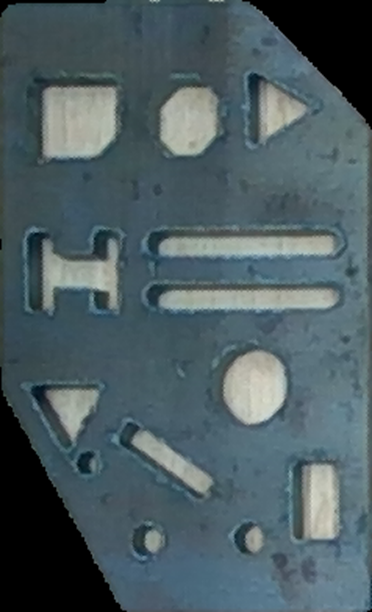
#> input picture image.png, 372 x 612 px, found by its file name
$ python part_detection.py   (older library calls are emulated)
#> lines starting #> are read from the running program, lines starting #| are printed output that depends on the picture; after the words box and inside, x2 and y2 are one past the last pixel; in counts of white or black regions, pixels touching at a corner belong together
import numpy as np
import cv2
from pathlib import Path
from typing import Self

from skimage.filters import difference_of_gaussians
from skimage.filters.rank import enhance_contrast
from skimage.exposure import rescale_intensity
from skimage.morphology import disk, dilation, erosion
from skimage.filters import threshold_otsu

from helper import DATA_PATH

BORDER_ROBUST: int = 50
IMAGE_RESIZE: tuple[int, int] = (1000, 1000)
GABOR_SIGMA: float = 2.
GABOR_LAMBDA_WEIGHT = .56
GABOR_N: int = 8
GABOR_KERNEL_SIZE: tuple[int, int] = (15, 15)


def _normalize(image: np.ndarray) -> np.ndarray:
     return (image - np.min(image)) / (np.max(image) - np.min(image))

class Part(object):
     image: np.ndarray
     x_ofs: int
     y_ofs: int
     scale: tuple[int, int]

     def __init__(self, image_path: str | Path) -> Self:
#> called with image_path = 'image.png'
          image: np.ndarray = cv2.imread(image_path)
#> image is the input picture: shape (612, 372, 3); mean B, G, R 98.7, 93.5, 76.8
          image_lab = cv2.cvtColor(image, cv2.COLOR_BGR2LAB)
#> image_lab: shape (612, 372, 3); mean of channels 0, 1, 2 97.4, 123.2, 122.9
          l, _, _ = cv2.split(image_lab)
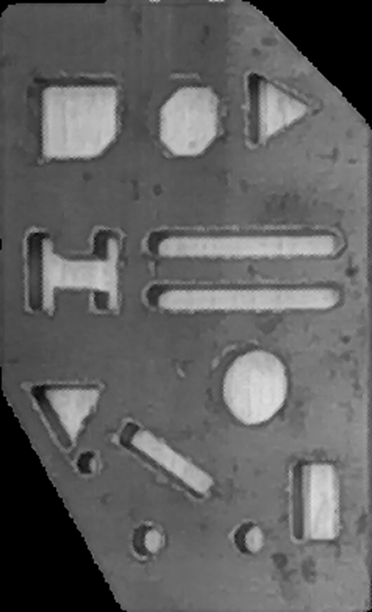
#> l: shape (612, 372); min 0, max 222, mean 97.4
          image = l
          self.x_ofs, self.y_ofs, self.image = self.__align_to_boundary(image)
#> in __align_to_boundary, `binary = 255 * (image > thresh).astype(np.uint8)`:
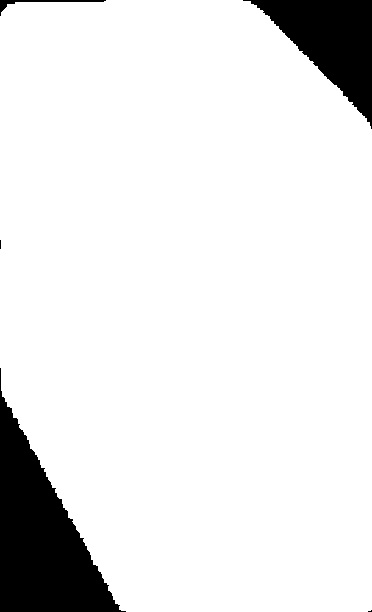
#> binary: shape (612, 372); 90.7% white; 5 black regions (2 under 20 px)
#> in __align_to_boundary, `contours, _ = cv2.findContours(binary, cv2.RETR_LIST, cv2.CHAIN_APPROX..`: contours = 1 contour; box (x1, y1, x2, y2) and area: (0, 0, 372, 612) 205474
#> in __align_to_boundary, `largest_contour = max(contours, key=cv2.contourArea)`: largest_contour = contour of 1810 points, box (x1, y1, x2, y2) (0, 0, 372, 612), area 205474
#> in __align_to_boundary, `x, y, w, h = cv2.boundingRect(largest_contour)`: x = 0; w = 372; h = 612
#> self.x_ofs = 0; self.y_ofs = 0
          self.scale = self.image.shape[:2][::-1]
#> self.scale = (372, 612)

     def detect(self) -> np.ndarray:
          part_image = self.__preprocessing(self.image)
          edges = self.__edge_detection(part_image)
          part = self.__edge_filling(part_image, edges)
          part = cv2.resize(part, self.scale)

          return _normalize(part)

     @staticmethod
     def __preprocessing(image: np.ndarray) -> np.ndarray:
          image = cv2.resize(image, IMAGE_RESIZE)
#> image: shape (1000, 1000)
          # add robust border to avoid boundary effects
          image = cv2.copyMakeBorder(image, BORDER_ROBUST, BORDER_ROBUST, BORDER_ROBUST, BORDER_ROBUST, cv2.BORDER_CONSTANT)
#> image: shape (1100, 1100)
          # Smooth broad features and increase local contrast to enhance high freq features
          image = cv2.bilateralFilter(image, 10, 100, 100)
          image = enhance_contrast(image, disk(5))
          # essentially high pass
          image = difference_of_gaussians(image, 1.5)
          # normalization
          image = rescale_intensity(image, out_range="uint8")
          image = enhance_contrast(image, disk(5))
          return image

     @staticmethod
     def __edge_detection(image: np.ndarray) -> np.ndarray:
          # Use 8 Gabor filters for actual edge detection
          F = np.zeros_like(image, dtype=np.uint16)
          sig = GABOR_SIGMA
          lambd = GABOR_LAMBDA_WEIGHT * sig
          N = GABOR_N
          for theta in np.linspace(0, 180 * (N-1)/N, N):
               kernel = cv2.getGaborKernel(
                    GABOR_KERNEL_SIZE, sig, theta, lambd, 3, 0, ktype=cv2.CV_32F
               )
               f = cv2.filter2D(image, cv2.CV_8UC3, kernel)
               F += f
#> this loop made 8 passes
#> pass 1, in __edge_detection, `f = cv2.filter2D(image, cv2.CV_8UC3, kernel)`:
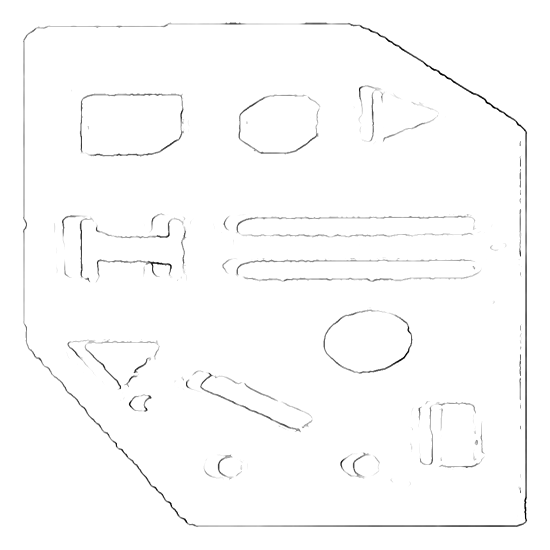
#> f: shape (1100, 1100) (shown at 1/2 size); min 0, max 255, mean 251.9
          image = rescale_intensity(F, out_range="uint8")
          image = enhance_contrast(image, disk(5))
          # Weak morphological closing (erosion < dilation)
          image = dilation(image, disk(5))
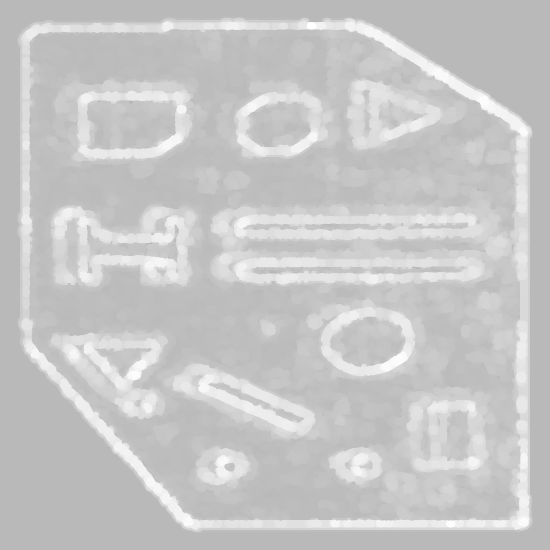
#> image: shape (1100, 1100) (shown at 1/2 size); min 169, max 255, mean 199
          image = erosion(image, disk(2))
          # smooth colorspace (smooth local lighting)
          image = cv2.bilateralFilter(image, 1, 1000, 10)
          return image

     @staticmethod
     def __edge_filling(image: np.ndarray, edges: np.ndarray) -> np.ndarray:
          # convert to binary using otsu thresholding
          thresh = threshold_otsu(edges)
#> thresh = 206
          binary = edges > thresh
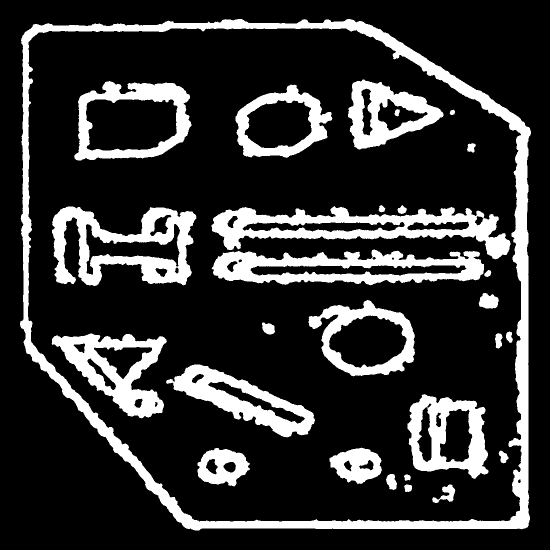
#> binary: shape (1100, 1100) bool (shown at 1/2 size); 19.5% white; 28 white regions, largest, box (x1, y1, x2, y2) and area: (40, 38, 1062, 1061) 64440, (423, 412, 1021, 519) 23872, (104, 413, 393, 572) 21616
          # back to uint8
          thresholded = 255 * binary.astype(np.uint8)
          # set the border to 0, thus outer contour is not changing shape / size
          thresholded[image == 0] = 0
#> thresholded: shape (1100, 1100); 19.5% white; 28 white regions
          # fill the part contour
          contours, _ = cv2.findContours(
               thresholded.copy(), cv2.RETR_LIST, cv2.CHAIN_APPROX_NONE
          )
#> contours = 64 contours; largest, box (x1, y1, x2, y2) and area: (40, 38, 1062, 1061) 929642, (55, 56, 1044, 1044) 868778, (148, 162, 383, 321) 29476, (423, 412, 1021, 519) 29135, (104, 413, 393, 572) 28586
          contours = sorted(contours, key=cv2.contourArea)[::-1]
          for i_, contour in enumerate(contours):
               color = 255 if i_ in (0,1) else 0
               cv2.fillPoly(thresholded, [contour], color)
#> this loop made 64 passes
#> color on passes 1 to 12: 255, 255, 0, 0, 0, 0, 0, 0, 0, 0, 0, 0
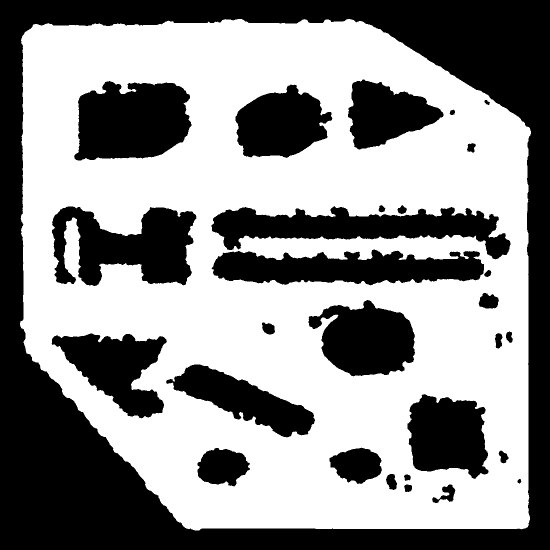
#> thresholded: shape (1100, 1100) (shown at 1/2 size); 56.3% white; 29 black regions, largest, box (x1, y1, x2, y2) and area: (0, 0, 1100, 1100) 278562, (423, 412, 1021, 519) 29914, (148, 162, 383, 321) 29856
          # erase border
          thresholded = thresholded[
               BORDER_ROBUST:-BORDER_ROBUST,
               BORDER_ROBUST:-BORDER_ROBUST,
          ]
#> thresholded: shape (1000, 1000); 66.5% white; 40 black regions (6 under 20 px), largest, box (x1, y1, x2, y2) and area: (0, 645, 314, 1000) 55356, (373, 362, 971, 469) 29914, (98, 112, 333, 271) 29856
          return thresholded

     @staticmethod
     def __align_to_boundary(image: np.ndarray) -> tuple[int, int, np.ndarray]:
          thresh = 0
          binary = 255 * (image > thresh).astype(np.uint8)
          contours, _ = cv2.findContours(binary, cv2.RETR_LIST, cv2.CHAIN_APPROX_NONE)
          # Find the bounding box of the largest contour
          largest_contour = max(contours, key=cv2.contourArea)
          x, y, w, h = cv2.boundingRect(largest_contour)
          # Crop the image using the bounding box
          image = image[y:y+h, x:x+w]
          return x, y, image

if __name__ == "__main__":
     # [8 lines of commented-out code are left out]
     image_path = "image.png"

     _P = Part(image_path)
     binary = _P.detect()
#> in detect, `part = cv2.resize(part, self.scale)`:
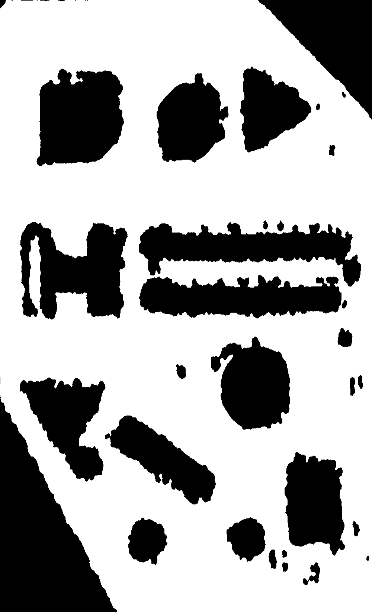
#> part: shape (612, 372); min 0, max 255, mean 169.7
     print(_P.x_ofs, _P.y_ofs)
#| 0 0
     cv2.imshow("bin", binary)
     cv2.waitKey(0)
     cv2.imwrite("ref_part_27.png", 255*binary)
